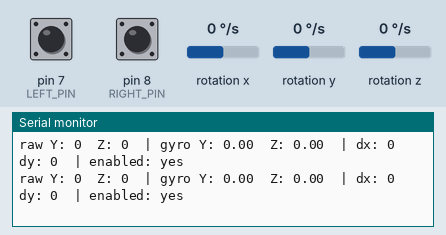
This sketch was run on a simulated Arduino Leonardo, built with avr-gcc and run on an emulated ATmega32U4. Parts: the last lines printed to the serial monitor. Wiring (inferred from the names in the program): MPU-9250 motion sensor at I2C address 0x68. The inputs (shaded band) are chosen by the test bench; at power-on: pin 7 (LEFT_PIN) HIGH, pin 8 (RIGHT_PIN) HIGH, rotation y 0 °/s, rotation z 0 °/s, rotation x 0 °/s. USB keyboard and mouse output is not drawn.

Above: at 4.4 s.
4.5 s: pin 7 (LEFT_PIN) pulled LOW for 0.15 s
6.1 s: pin 8 (RIGHT_PIN) pulled LOW for 0.15 s
7.7 s: rotation y set to -192 °/s
At 7.76 s:
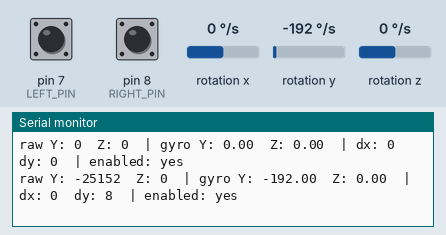
9.2 s: rotation y set to 100 °/s
At 9.29 s:
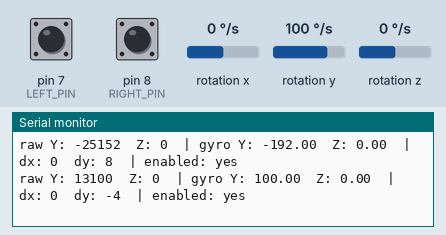
12.2 s: rotation z set to -192 °/s
At 12.34 s:
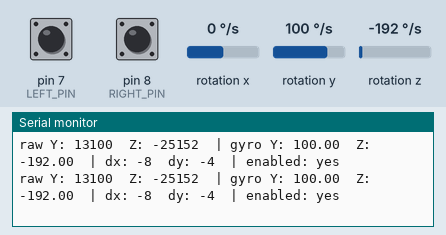
Timing chart, 0 to 14.7 s (numbered marks = the images above; inputs shaded):
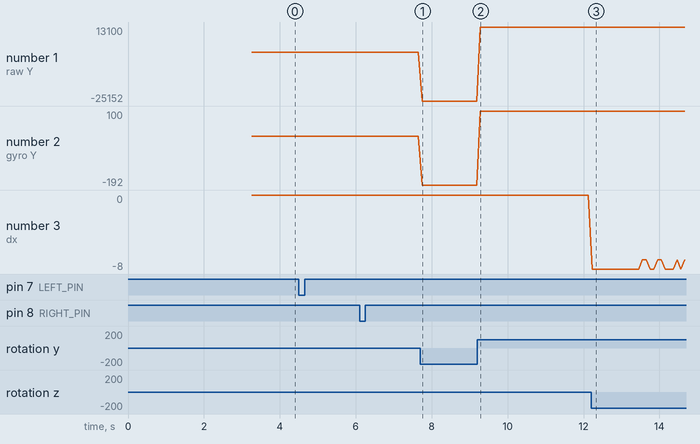

Measured:
- after the input at 7.7 s, the serial monitor: prints a new line after 0.06 s (image 1)
- after the input at 9.2 s, the serial monitor: prints a new line after 0.08 s (image 2)
- after the input at 12.2 s, the serial monitor: prints a new line at once (image 3)
- plotted number 1: 0 → -25152 after the input at 7.7 s, -25152 → 13100 after the input at 9.2 s
- plotted number 2: 0 → -192 after the input at 7.7 s, -192 → 100 after the input at 9.2 s
- plotted number 3: 0 → -7 after the input at 12.2 s

The sketch:

MPU-9250.ino
```cpp
#include <Wire.h>
#include <Mouse.h>
#include <math.h>

// MPU9250 I2C address
// Use 0x69 if your AD0 pin is HIGH
const byte MPU_ADDRESS = 0x68;

// MPU9250 registers
const byte PWR_MGMT_1  = 0x6B;
const byte CONFIG_REG  = 0x1A;
const byte GYRO_CONFIG = 0x1B;
const byte SMPLRT_DIV  = 0x19;
const byte GYRO_XOUT_H = 0x43;
const byte WHO_AM_I    = 0x75;

// Optional buttons
const byte ENABLE_PIN = 4;
const byte LEFT_PIN   = 7;
const byte RIGHT_PIN  = 8;

// Set to true if you connect an enable button
// Set to false to allow movement without a button
const bool USE_ENABLE_BUTTON = false;

// Gyroscope setting: ±250 degrees/second
const float GYRO_SENSITIVITY = 131.0;

// Adjust these values to control cursor speed
const float PIXELS_PER_DEGREE = 4.0;
const float DEAD_ZONE = 1.5;

// ---------------- Serial Monitor settings ----------------
// Set to false to turn off all Serial Monitor output
const bool SERIAL_DEBUG = true;
const unsigned long SERIAL_BAUD = 115200;
// How often live readings are printed (milliseconds)
const unsigned long PRINT_INTERVAL_MS = 100;

// Gyroscope bias
float biasY = 0;
float biasZ = 0;

// Cursor movement remainder
float cursorX = 0;
float cursorY = 0;

bool leftWasPressed = false;
bool rightWasPressed = false;


byte readRegister(byte reg)
{
  Wire.beginTransmission(MPU_ADDRESS);
  Wire.write(reg);

  if (Wire.endTransmission(false) != 0)
    return 0xFF;

  if (Wire.requestFrom(MPU_ADDRESS, (byte)1, true) != 1)
    return 0xFF;

  return Wire.read();
}


void writeRegister(byte reg, byte value)
{
  Wire.beginTransmission(MPU_ADDRESS);
  Wire.write(reg);
  Wire.write(value);
  Wire.endTransmission();
}


bool readGyroscope(int16_t &gyroX, int16_t &gyroY, int16_t &gyroZ)
{
  Wire.beginTransmission(MPU_ADDRESS);
  Wire.write(GYRO_XOUT_H);

  if (Wire.endTransmission(false) != 0)
    return false;

  if (Wire.requestFrom(MPU_ADDRESS, (byte)6, true) != 6)
    return false;

  gyroX = (int16_t)((Wire.read() << 8) | Wire.read());
  gyroY = (int16_t)((Wire.read() << 8) | Wire.read());
  gyroZ = (int16_t)((Wire.read() << 8) | Wire.read());

  return true;
}


void initialiseMPU9250()
{
  // Wake up the MPU9250
  writeRegister(PWR_MGMT_1, 0x01);

  // Low-pass filter
  writeRegister(CONFIG_REG, 0x03);

  // Sample rate
  writeRegister(SMPLRT_DIV, 0x07);

  // Gyroscope range: ±250 degrees/second
  writeRegister(GYRO_CONFIG, 0x00);

  delay(100);

  if (SERIAL_DEBUG)
  {
    byte id = readRegister(WHO_AM_I);
    Serial.print(F("WHO_AM_I = 0x"));
    Serial.print(id, HEX);

    if (id == 0x71)
      Serial.println(F("  (MPU9250 found)"));
    else if (id == 0x73)
      Serial.println(F("  (MPU9255 found)"));
    else if (id == 0x70)
      Serial.println(F("  (MPU6500 found)"));
    else if (id == 0xFF)
      Serial.println(F("  (NO RESPONSE - check wiring / I2C address)"));
    else
      Serial.println(F("  (unexpected ID - sensor may be a clone)"));
  }
}


void calibrateGyroscope()
{
  long sumY = 0;
  long sumZ = 0;
  int validSamples = 0;

  if (SERIAL_DEBUG)
    Serial.println(F("Calibrating gyroscope - keep the sensor still..."));

  // Keep the MPU9250 completely still
  delay(1000);

  for (int i = 0; i < 400; i++)
  {
    int16_t gx, gy, gz;

    if (readGyroscope(gx, gy, gz))
    {
      sumY += gy;
      sumZ += gz;
      validSamples++;
    }

    delay(5);
  }

  if (validSamples > 0)
  {
    biasY = (sumY / (float)validSamples) / GYRO_SENSITIVITY;
    biasZ = (sumZ / (float)validSamples) / GYRO_SENSITIVITY;
  }

  if (SERIAL_DEBUG)
  {
    Serial.print(F("Calibration done. Valid samples: "));
    Serial.print(validSamples);
    Serial.println(F(" / 400"));
    Serial.print(F("Bias Y: "));
    Serial.print(biasY, 3);
    Serial.print(F(" deg/s   Bias Z: "));
    Serial.print(biasZ, 3);
    Serial.println(F(" deg/s"));

    if (validSamples == 0)
      Serial.println(F("WARNING: no gyroscope readings received!"));
  }
}


float applyDeadZone(float value)
{
  if (fabs(value) < DEAD_ZONE)
    return 0;

  return value;
}


int getWholePixels(float &value)
{
  if (value > 127)
  {
    value -= 127;
    return 127;
  }

  if (value < -127)
  {
    value += 127;
    return -127;
  }

  int wholeValue = (int)value;
  value -= wholeValue;

  return wholeValue;
}


void updateMouseButtons()
{
  bool leftPressed = digitalRead(LEFT_PIN) == LOW;
  bool rightPressed = digitalRead(RIGHT_PIN) == LOW;

  if (leftPressed && !leftWasPressed)
  {
    Mouse.press(MOUSE_LEFT);
    if (SERIAL_DEBUG) Serial.println(F("Left button pressed"));
  }

  if (!leftPressed && leftWasPressed)
  {
    Mouse.release(MOUSE_LEFT);
    if (SERIAL_DEBUG) Serial.println(F("Left button released"));
  }

  if (rightPressed && !rightWasPressed)
  {
    Mouse.press(MOUSE_RIGHT);
    if (SERIAL_DEBUG) Serial.println(F("Right button pressed"));
  }

  if (!rightPressed && rightWasPressed)
  {
    Mouse.release(MOUSE_RIGHT);
    if (SERIAL_DEBUG) Serial.println(F("Right button released"));
  }

  leftWasPressed = leftPressed;
  rightWasPressed = rightPressed;
}


void releaseMouseButtons()
{
  if (leftWasPressed)
    Mouse.release(MOUSE_LEFT);

  if (rightWasPressed)
    Mouse.release(MOUSE_RIGHT);

  leftWasPressed = false;
  rightWasPressed = false;
}


void setup()
{
  if (SERIAL_DEBUG)
  {
    Serial.begin(SERIAL_BAUD);

    // Wait up to 3 seconds for the Serial Monitor to open
    // (so the sketch still runs when no computer monitor is open)
    unsigned long start = millis();
    while (!Serial && millis() - start < 3000) { }

    Serial.println();
    Serial.println(F("=== MPU9250 Air Mouse ==="));
  }

  pinMode(ENABLE_PIN, INPUT_PULLUP);
  pinMode(LEFT_PIN, INPUT_PULLUP);
  pinMode(RIGHT_PIN, INPUT_PULLUP);

  Wire.begin();
  Wire.setClock(400000);

  initialiseMPU9250();

  // Keep the sensor still during calibration
  calibrateGyroscope();

  Mouse.begin();

  if (SERIAL_DEBUG)
  {
    Serial.println(F("Mouse started."));
    Serial.println(F("Columns: rawY rawZ | gyroY gyroZ (deg/s) | dx dy | enabled"));
  }
}


void loop()
{
  static unsigned long previousTime = 0;

  unsigned long currentTime = micros();

  // Run at approximately 100 Hz
  if (currentTime - previousTime < 10000)
    return;

  if (previousTime == 0)
  {
    previousTime = currentTime;
    return;
  }

  float dt = (currentTime - previousTime) / 1000000.0;
  previousTime = currentTime;

  bool motionEnabled =
    !USE_ENABLE_BUTTON || digitalRead(ENABLE_PIN) == LOW;

  static bool lastMotionEnabled = true;

  if (SERIAL_DEBUG && motionEnabled != lastMotionEnabled)
  {
    Serial.println(motionEnabled ? F("Motion ENABLED") : F("Motion DISABLED"));
    lastMotionEnabled = motionEnabled;
  }

  if (!motionEnabled)
  {
    releaseMouseButtons();
    cursorX = 0;
    cursorY = 0;
    return;
  }

  updateMouseButtons();

  int16_t rawX, rawY, rawZ;

  if (!readGyroscope(rawX, rawY, rawZ))
  {
    if (SERIAL_DEBUG)
    {
      static unsigned long lastErrorPrint = 0;
      if (millis() - lastErrorPrint >= 1000)
      {
        Serial.println(F("ERROR: failed to read gyroscope (I2C)"));
        lastErrorPrint = millis();
      }
    }
    return;
  }

  // Convert raw readings to degrees per second
  float gyroY = (rawY / GYRO_SENSITIVITY) - biasY;
  float gyroZ = (rawZ / GYRO_SENSITIVITY) - biasZ;

  gyroY = applyDeadZone(gyroY);
  gyroZ = applyDeadZone(gyroZ);

  // Z-axis rotation controls horizontal cursor movement
  // Y-axis rotation controls vertical cursor movement
  cursorX += gyroZ * dt * PIXELS_PER_DEGREE;
  cursorY += gyroY * dt * PIXELS_PER_DEGREE;

  int dx = getWholePixels(cursorX);
  int dy = getWholePixels(cursorY);

  if (dx != 0 || dy != 0)
  {
    Mouse.move(dx, -dy, 0);
  }

  // Print live readings at a limited rate so Serial doesn't slow the loop
  if (SERIAL_DEBUG)
  {
    static unsigned long lastPrint = 0;

    if (millis() - lastPrint >= PRINT_INTERVAL_MS)
    {
      lastPrint = millis();

      Serial.print(F("raw Y: "));
      Serial.print(rawY);
      Serial.print(F("  Z: "));
      Serial.print(rawZ);
      Serial.print(F("  | gyro Y: "));
      Serial.print(gyroY, 2);
      Serial.print(F("  Z: "));
      Serial.print(gyroZ, 2);
      Serial.print(F("  | dx: "));
      Serial.print(dx);
      Serial.print(F("  dy: "));
      Serial.print(-dy);
      Serial.print(F("  | enabled: "));
      Serial.println(motionEnabled ? F("yes") : F("no"));
    }
  }
}
```
